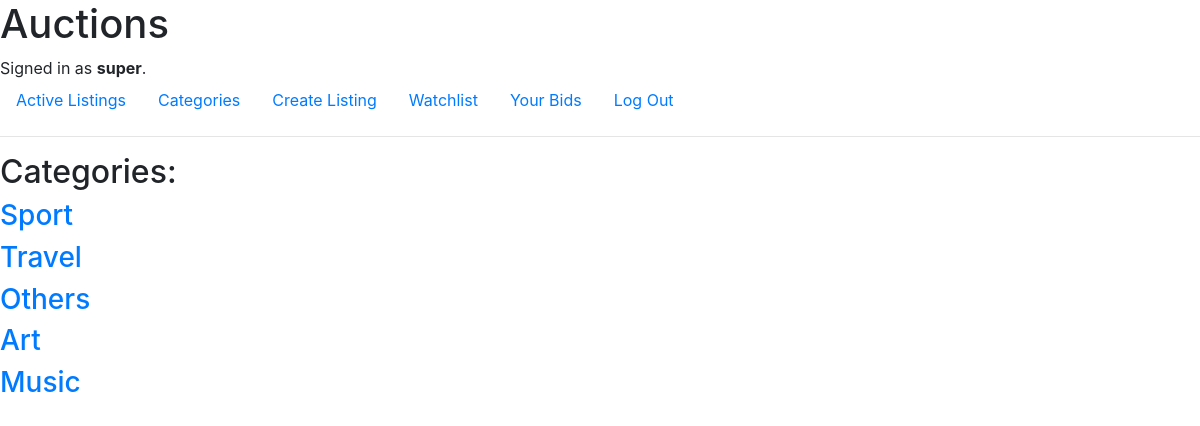
The page /categories (signed in) on the database its author committed.
### auctions/models.py (models this page shows, shortened)
class User(AbstractUser):
    pass

class Category(models.Model):
    type = models.CharField(max_length=64)

### auctions/views.py (the view)
# urls.py: path("categories", views.categories, name="categories"),
def categories(request):
    return render(request, "auctions/categories.html", {
        "categories": Category.objects.all()
    })

### auctions/templates/auctions/categories.html
{% extends "auctions/layout.html" %}
{% block body %}
    <div>
        <h2>Categories:</h2>
    </div>
    {% for category in categories %}
    <div>
        <div>
            <a href="{% url 'categories_listing' category=category.id %}"><h3>{{ category.type }}</h2></a>
        </div>
    </div>
    {% endfor %}
{% endblock %}

### auctions/templates/auctions/layout.html (shortened to what this page needs)
{% load static %}
<!DOCTYPE html>
<html lang="en">
<head>
    <link rel="stylesheet" href="https://stackpath.bootstrapcdn.com/bootstrap/4.4.1/css/bootstrap.min.css"
>
    <link href="{% static 'auctions/styles.css' %}" rel="stylesheet">
</head>
<body>
    <h1>Auctions</h1>
    <div>
        {% if user.is_authenticated %}
        Signed in as <strong>{{ user.username }}</strong>.
        {% else %}
        Not signed in.
        {% endif %}
    </div>
    <ul class="nav">
        <li class="nav-item">
            <a class="nav-link" href="{% url 'index' %}">Active Listings</a>
        </li>
        {% if user.is_authenticated %}
        <li>
            <a class="nav-link" href="{% url 'categories' %}">Categories</a>
        </li>
        <li>
            <a class="nav-link" href="{% url 'create_listing' %}">Create Listing</a>
        </li>
        <li>
            <a class="nav-link" href="{% url 'watchlist' %}">Watchlist</a>
        </li>
        <li class="nav-item">
            <a class="nav-link" href="{% url 'user_panel' %}">Your Bids</a>
        </li>
        <li class="nav-item">
            <a class="nav-link" href="{% url 'logout' %}">Log Out</a>
        </li>
        {% endif %}
    </ul>
    <hr>
    {% block body %}
    {% endblock %}
</body>
</html>

### rows shown on the page
User: username "super"
Category: type "Sport"
Category: type "Travel"
Category: type "Others"
Category: type "Art"
Category: type "Music"
